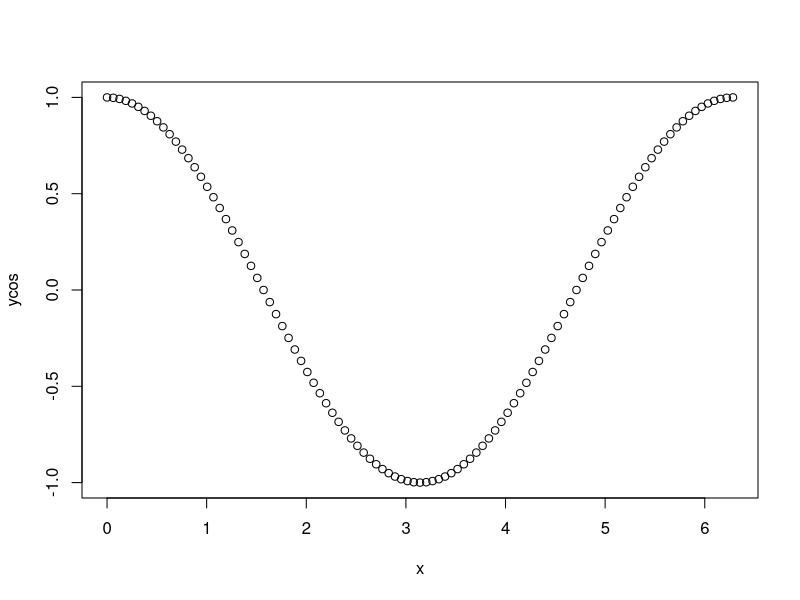
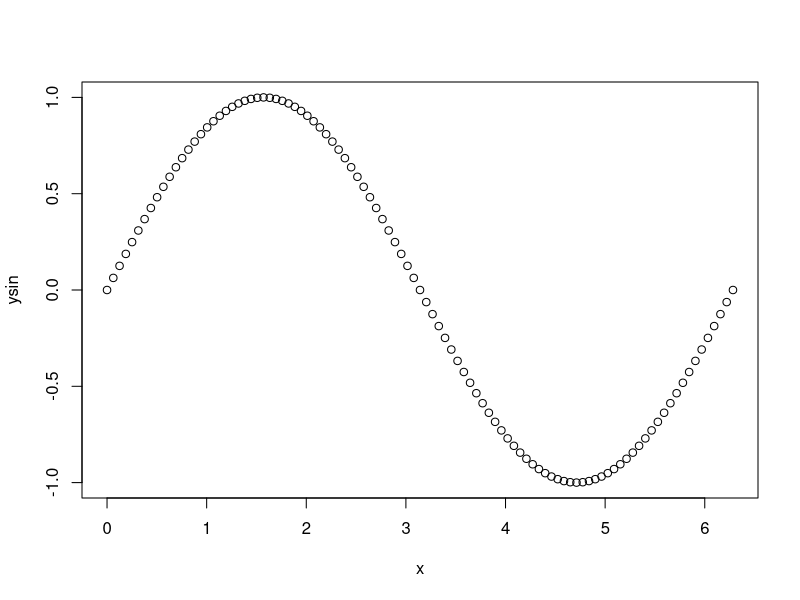
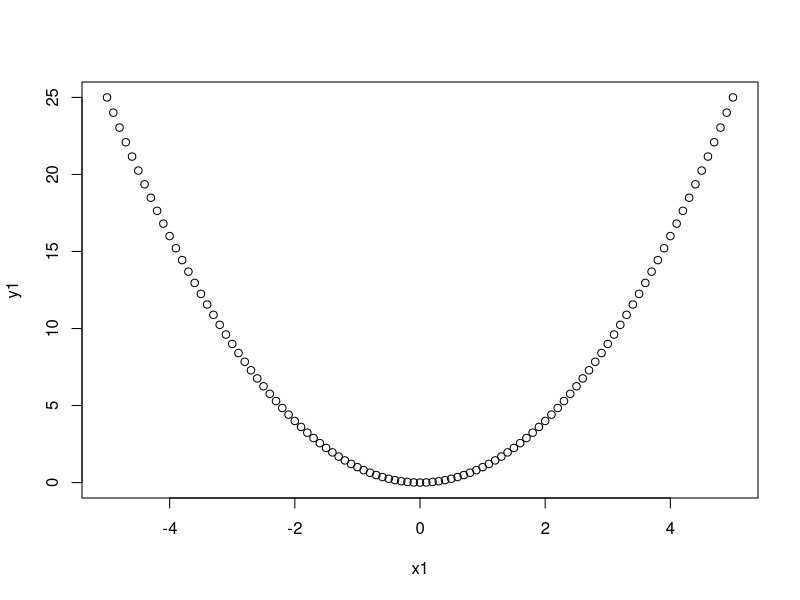
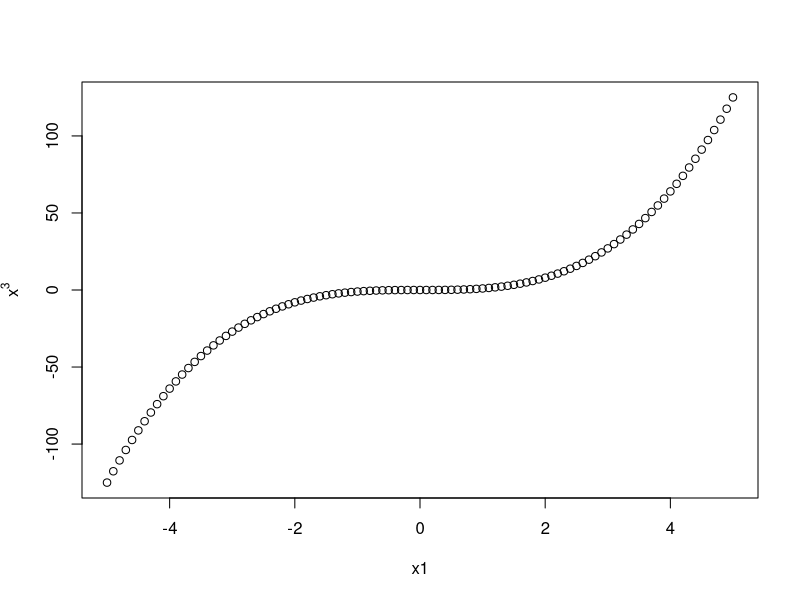
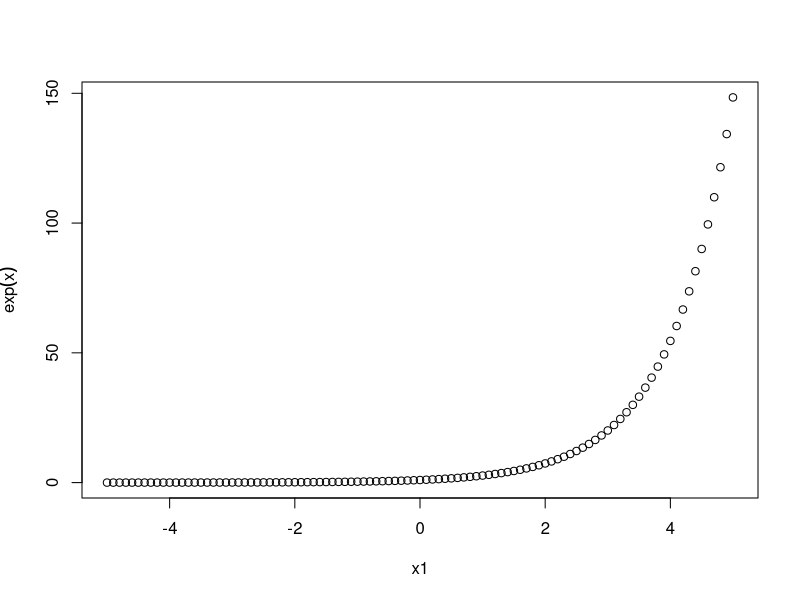
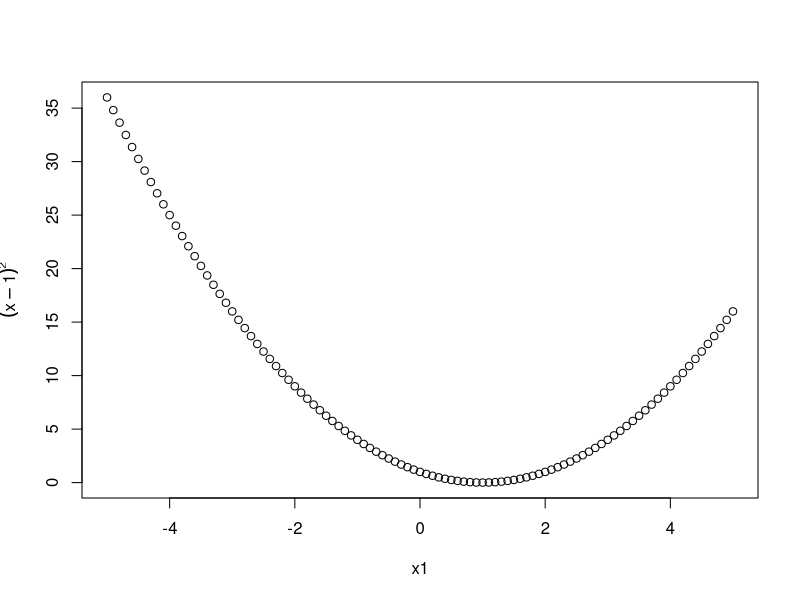
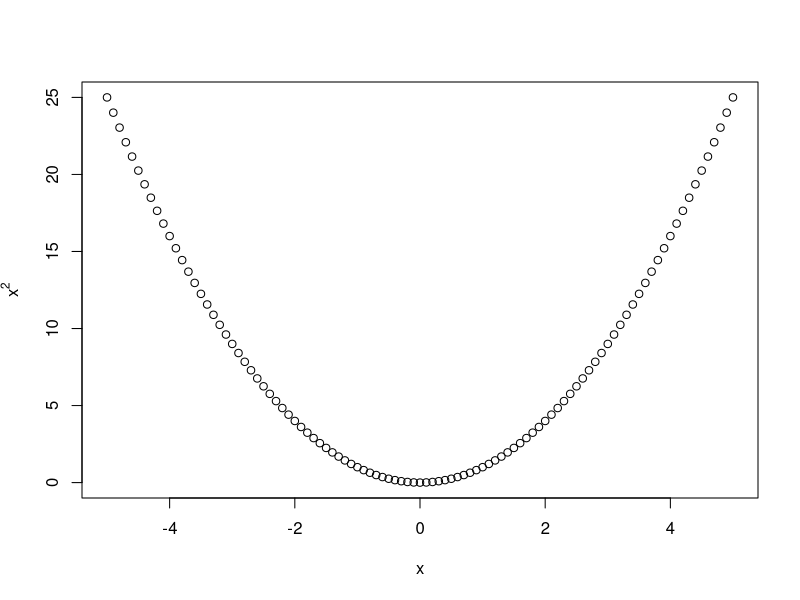
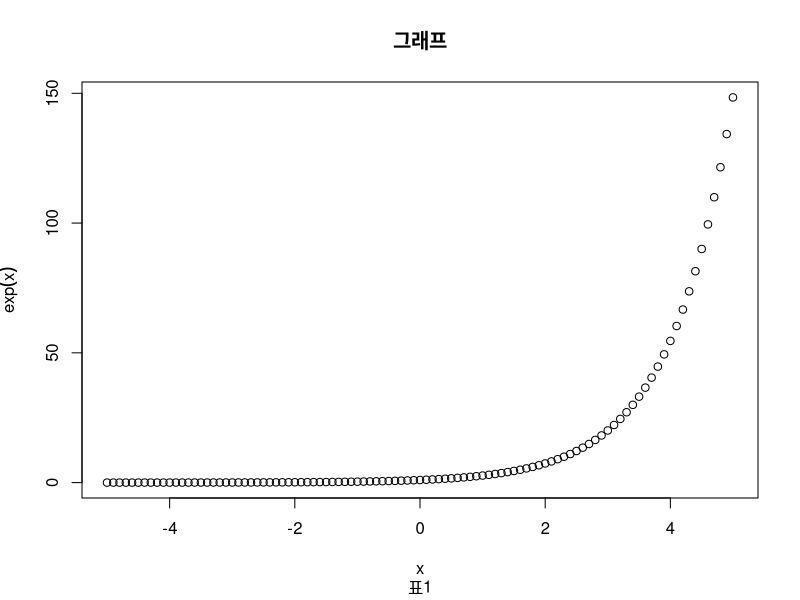

Generate these figures, in order, with R: (Note: this script raises an error after producing the figures.)
# 간단한 그래프
x = (0:100) * pi / 50; x
ycos = cos(x); ycos
plot(x, ycos)

ysin = sin(x); ysin
plot(x, ysin)

x1 = seq(-5, 5, by = 0.1); x1
y1 = x1^2; y1
plot(x1, y1)

y2 = x1^3; y2
plot(x1, y2, ylab = expression(x^3))

y3 = exp(x1); y3
plot(x1, y3, ylab = expression(exp(x)))

y4 = (x1 - 1)^2; y4
plot(x1, y4, ylab = expression((x - 1)^2))


# 그래프 조절
plot(x1, y1, xlab = expression(x), ylab = expression(x^2))
plot(x1, y3, main = '그래프', sub = '표1', xlab = expression(x), ylab = expression(exp(x)))

plot(x1, y1, main = '그래프', type = 'p')
plot(x1, y1, main = '이차함수 그래프', sub = '표1',
xlab = expression(x), ylab = expression(exp(x)), type = 'l')

colors()
plot(x1, y1, type = 'p', col = 'green')
plot(x1, y1, type = 'l', col = 'pink')

plot(x1, y1, type = 'l', col = 'red', lty = 1, lwd = 5)

plot(x1, y1, type = 'p', col = 'blue', lty = 1, lwd = 5, pch = 11)


# 연습1
x = (0:100) * pi / 50; x
ysin = sin(x); ysin
plot(x, ysin,
main = '사인 그래프', sub = '표1', xlab = expression(x), ylab = expression(sin(x)),
type = 'l', col = 100, lty = 1, lwd = 5)
abline(v = 0, h = 0)

x1 = seq(-5, 5, by = 0.1); x1
y2 = x1^3 - x1^2 + x1 - 1; y2
plot(x, y2,
main = '삼차함수 그래프', sub = '표2', xlab = expression(x), ylab = expression(x^3 - x^2 + x - 1),
type = 'h', col = 150, lty = 2, lwd = 1, pch = 1)
abline(v = 0, h = 0)

x1 = seq(-5, 5, by = 0.1); x1
y3 = exp(-x1); y3
plot(x, y3,
main = '지수함수 그래프', sub = '표3', xlab = expression(x), ylab = expression(exp(-x)),
type = 'o', col = 200, lty = 5, lwd = 1, pch = 5)
abline(v = 0, h = 0)


# 연습2
x = seq(0.1, 3, by = 0.1)
y = log(x) * exp(x)
plot(x, y,
main = '로그함수와 지수함수의 곱의 함수 그래프', sub = '표4', xlab = expression(x), ylab = expression(log(x) * exp(x)),
type = 'o', col = 250, lty = 2, lwd = 2, pch = 5)
abline(v = 0, h = 0)

x = seq(-3, 3, by = 0.1)
y = exp(-x^2 / 2) / sqrt(2 * pi)
plot(x, y,
main = '표준정규분포 그래프', sub = '표5', xlab = expression(x), ylab = expression(exp(-x^2 / 2) / sqrt(2 * pi)),
type = 'l', col = 300, lty = 5, lwd = 1)
abline(v = 0, h = 0)


# 다양한 그래프
x = (0:100) * pi / 50; ycos = cos(x); ysin = sin(x)
x1 = seq(-5, 5, by = 0.01); y1 = x1^2; y2 = x1^3
y3 = exp(x1); y4 = (x1 - 1)^2; y4

plot(x, ycos, type = 'l', pch = 19, col = 'red', lwd = 5)
abline(v = 0, h = 0)

plot(x, ycos, type = 'l', bty = 'o', pch = 19, col = 'red', lwd = 5)
abline(v = 0, h = 0)

par(mfrow = c(2, 1))
plot(x, ycos); text(3, .5, 'cox(x)')
abline(v = 0, h = 0, lwd = 5)
plot(x, ysin); text(5, .5, 'sin(x)')
abline(v = 0, h = 0)
par(mfrow = c(1, 1))

par(mfrow = c(1, 2))
plot(x, ycos); text(3, .5, 'cos(x)'); abline(v = 0, h = 0)
plot(x, ysin); text(5, .5, 'sin(x)'); abline(v = 0, h = 0)
par(mfrow = c(1, 1))

par(mfrow = c(2, 2))
plot(x1, y1); text(0, 10, 'y1 = x^2'); abline(v = 0, h = 0)
plot(x1, y2); text(0, 10, 'y2 = x^3'); abline(v = 0, h = 0)
plot(x1, y3); text(0, 10, 'y3 = exp(x)'); abline(v = 0, h = 0)
plot(x1, y4); text(0, 10, 'y4 = (x - 1)^2'); abline(v = 0, h = 0)
par(mfrow = c(1, 1))


# 연습3
par(mfrow = c(2, 2))
x = seq(-5, 5, by = 0.1)
plot(x1, dt(x, 3), type = 'l', col = rainbow(4)[1], lty = 2, lwd = 2); text(3, .35, '자유도가 3인 t분포'); abline(v = 0, h = 0)
x = seq(0, 10, by = 0.1)
plot(x, dexp(x, 2), type = 'l', col = rainbow(4)[2], lty = 3, lwd = 3); text(6, 1, '모수가 2인 지수분포'); abline(v = 0, h = 0)
plot(x, dchisq(x, 5), type = 'l', col = rainbow(4)[3], lty = 4, lwd = 4); text(4, .05, '자유도가 5인 카이제곱분포'); abline(v = 0, h = 0)
x = seq(0, 1, by = 0.01)
plot(x, dbeta(x, 2, 2), type = 'l', col = rainbow(4)[4], lty = 5, lwd = 5); text(.5, .5, '모수가 (2, 2)인 베타분포'); abline(v = 0, h = 0)
par(mfrow = c(1, 1))